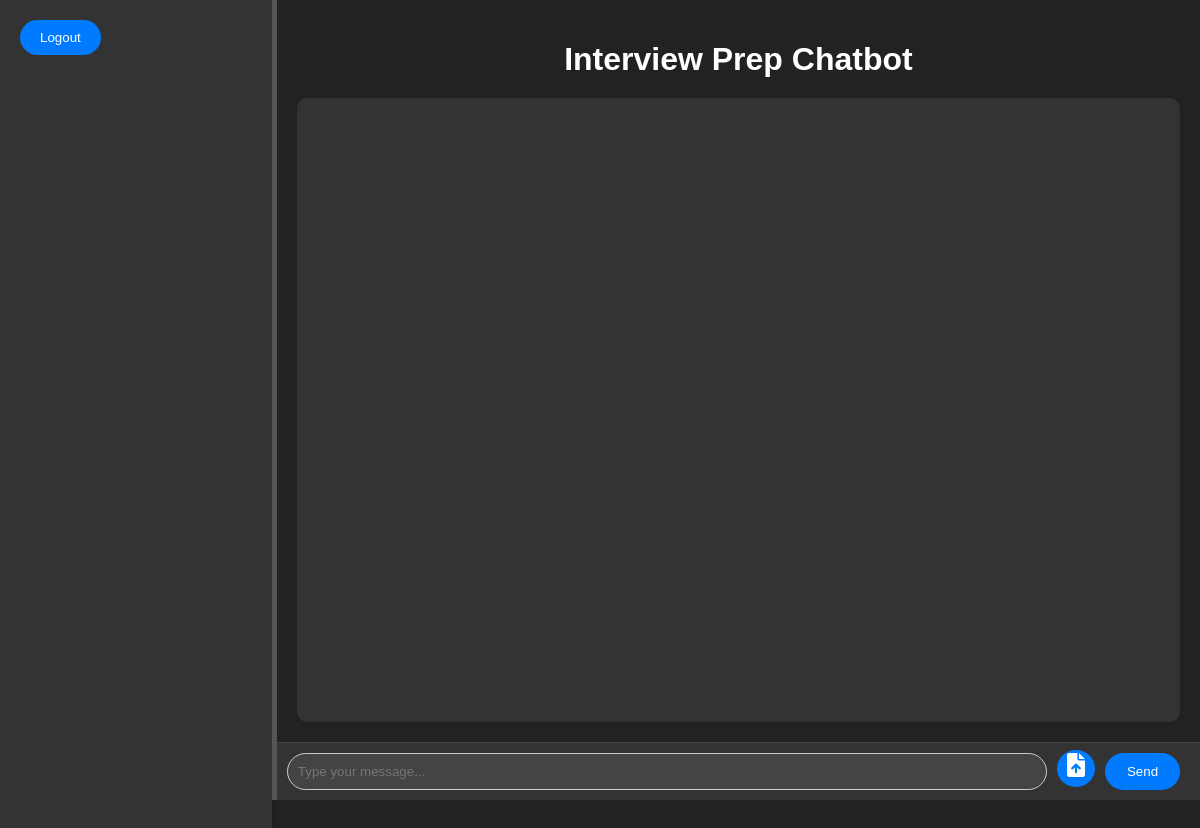
The page / (signed in) on the database as committed earlier.
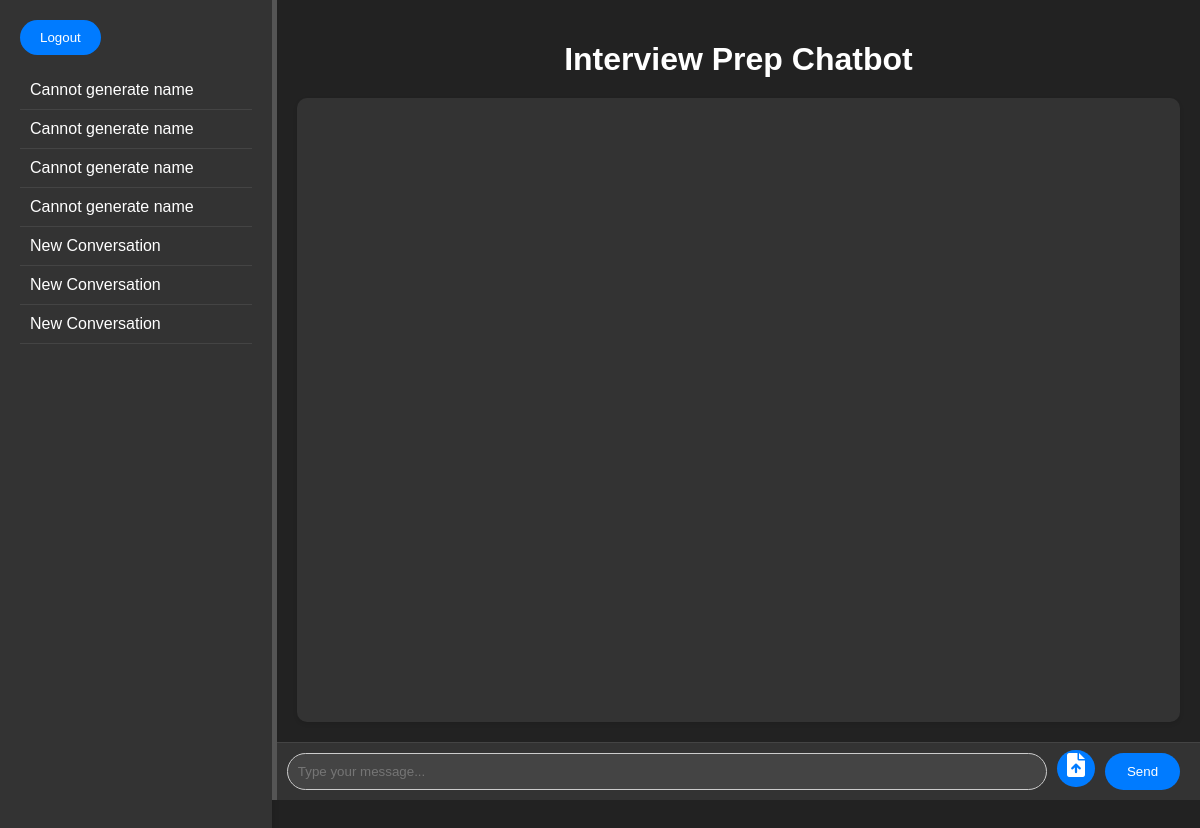
The same page on the database as committed later.
### chat/models.py (models this page shows, shortened)
class Conversation(models.Model):
    user = models.ForeignKey(User, on_delete=models.CASCADE)
    title = models.CharField(max_length=255)
    created_at = models.DateTimeField(auto_now_add=True)

### chat/views.py (the view, shortened to what this page needs)
# urls.py: path('', views.chat_api, name='index'),
@login_required
@csrf_exempt
def chat_api(request):
    if request.method == 'GET':
        conversation_id = request.GET.get('conversation_id')
        if conversation_id:
            conversation = get_object_or_404(Conversation, id=conversation_id, user=request.user)
            messages = conversation.messages.all().order_by('timestamp')
        else:
            conversations = Conversation.objects.filter(user=request.user).order_by('-created_at')
            return render(request, 'chat.html', {'conversations': conversations})
        return render(request, 'chat.html', {'messages': messages, 'conversation_id': conversation_id})
    return JsonResponse({'error': 'Invalid request'}, status=400)

### chat/templates/chat.html (shortened to what this page needs)
<!DOCTYPE html>
<html>
<head>
    <link rel="stylesheet" href="https://cdnjs.cloudflare.com/ajax/libs/font-awesome/6.0.0-beta3/css/all.min.css">
</head>
<body>
    <div id="sidebar">
        <form action="{% url 'logout' %}" method="post">
            <input type="submit" value="Logout">
        </form>
        <ul id="conversations">
            {% for conversation in conversations %}
                <li onclick="loadConversation({{ conversation.id }})">{{ conversation.title }}</li>
            {% endfor %}
        </ul>
    </div>
    <div id="sidebar-resizer"></div>
    <div id="main">
        <div class="chat-container-wrapper">
            <h1>Interview Prep Chatbot</h1>
            <div id="chat-container">
            </div>
        </div>
        <div id="input-container">
            <input type="text" id="user-input" placeholder="Type your message...">
            <div class="file-input-wrapper">
                <label for="file-input" id="file-button">
                    <i class="fas fa-file-upload"></i>
                </label>
            </div>
            <button id="send-button">Send</button>
        </div>
    </div>
</body>
</html>

### chat/templates/chat.html (style rules this page uses)
body { font-family: Arial, sans-serif; background-color: #222; color: #fff; margin: 0; padding: 0; display: flex; height: 100vh; overflow: hidden; }
#sidebar { width: 20%; background-color: #333; padding: 20px; height: 100vh; overflow-y: auto; box-shadow: 2px 0 5px rgba(0, 0, 0, 0.1); resize: horizontal; overflow: auto; min-width: 200px; max-width: 500px; }
#main { width: calc(80% - 5px); display: flex; flex-direction: column; }
.chat-container-wrapper { flex: 1; display: flex; flex-direction: column; padding: 20px; }
#chat-container { flex: 1; padding: 20px; border-radius: 10px; background-color: #333; box-shadow: 0 2px 4px rgba(0, 0, 0, 0.1); overflow-y: auto; scroll-behavior: smooth; }
#input-container { display: flex; padding: 10px; background-color: #333; border-top: 1px solid #444; }
#user-input { flex: 1; padding: 10px; border: 1px solid #ccc; border-radius: 20px; background-color: #444; color: #fff; margin-right: 10px; }
#send-button, #file-button { width: 75px; padding: 10px; border: none; border-radius: 20px; background-color: #007bff; color: #fff; cursor: pointer; margin-right: 10px; }
h1 { text-align: center; margin-bottom: 20px; }
ul { list-style: none; padding: 0; }
li { cursor: pointer; padding: 10px; border-bottom: 1px solid #444; }
input[type="submit"] { background-color: #007bff; color: #fff; padding: 10px 20px; border: none; border-radius: 20px; cursor: pointer; }
.file-input-wrapper { display: inline-block; position: relative; }
.file-input-wrapper i { font-size: 24px; }
#sidebar-resizer { width: 5px; background-color: #555; cursor: ew-resize; height: 100%; }

Rows that differ between the two databases and show on the page:
added Conversation: title "Cannot generate name"
added Conversation: title "Cannot generate name"
added Conversation: title "Cannot generate name"
added Conversation: title "Cannot generate name"
added Conversation: title "New Conversation"
added Conversation: title "New Conversation"
added Conversation: title "New Conversation"
